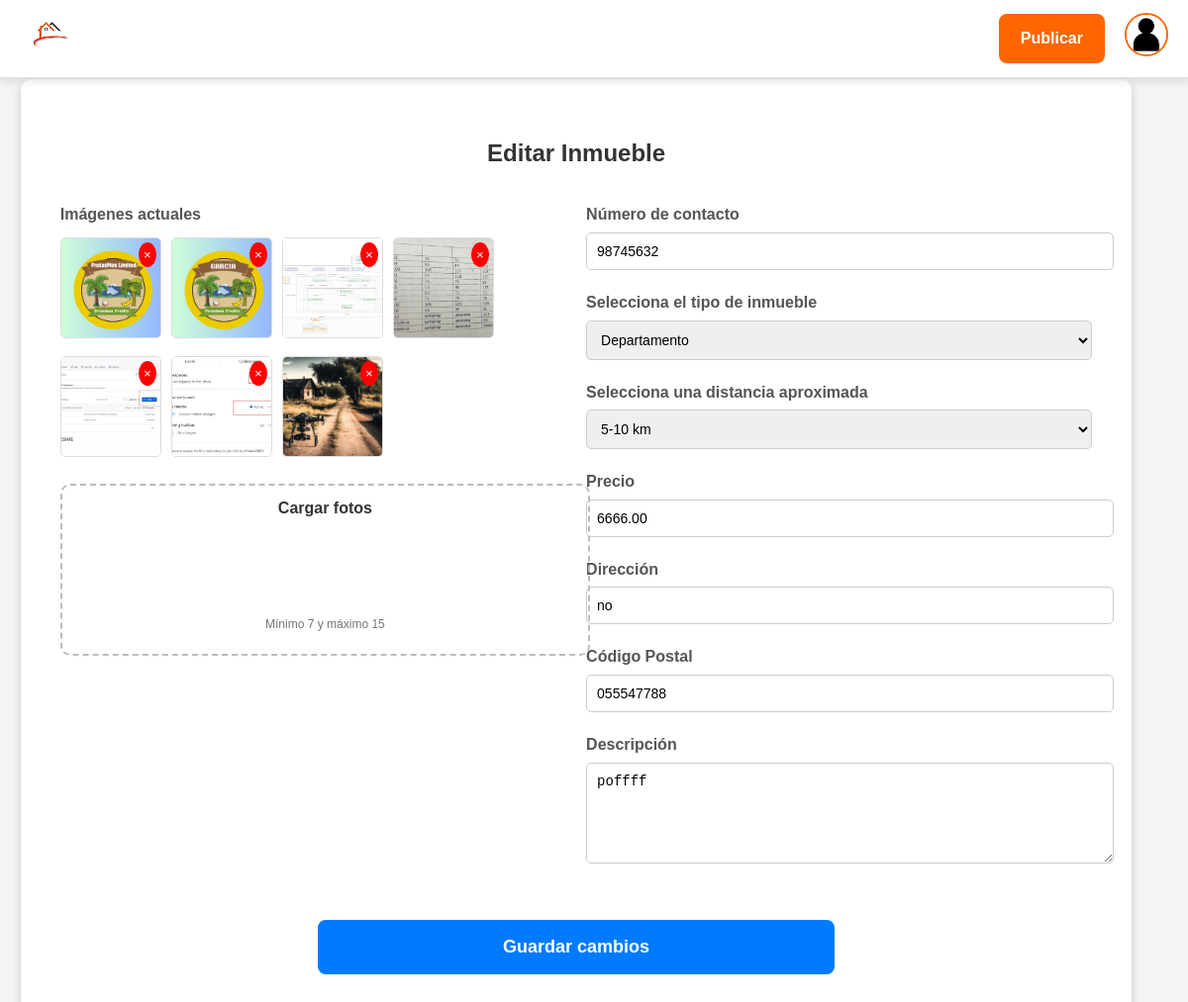
Screenshot of /editar-inmueble/13/ (signed in) with the database file from the repository.
### listings/models.py (models this page shows, shortened)
class ImagenInmueble(models.Model):
    inmueble = models.ForeignKey(Inmueble, related_name='imagenes', on_delete=models.CASCADE)
    imagen = models.ImageField(upload_to='inmuebles/imagenes/')

class Inmueble(models.Model):
    TIPOS_INMUEBLE = [
        ('Departamento', 'Departamento'),
        ('Casa', 'Casa'),
        ('Cuarto', 'Cuarto'),
    ]
    DISTANCIAS = [
        ('0-5 km', '0-5 km'),
        ('5-10 km', '5-10 km'),
        ('10-15 km', '10-15 km'),
    ]
    usuario = models.ForeignKey(User, on_delete=models.CASCADE, related_name='inmuebles')
    tipo_inmueble = models.CharField(max_length=50, choices=TIPOS_INMUEBLE)
    distancia = models.CharField(max_length=50, choices=DISTANCIAS)
    direccion = models.CharField(max_length=255)
    codigo_postal = models.CharField(max_length=10)
    descripcion = models.TextField()
    precio = models.DecimalField(max_digits=10, decimal_places=2)
    numero_contacto = models.CharField(max_length=15)
    calificacion = models.DecimalField(max_digits=3, decimal_places=2, null=True, blank=True)
    arrendador = models.ForeignKey(User, on_delete=models.SET_NULL, null=True, blank=True, related_name="arrendados")
    arrendatario = models.ForeignKey(User, on_delete=models.SET_NULL, null=True, blank=True, related_name="alquileres")
    usuario = models.ForeignKey(settings.AUTH_USER_MODEL, on_delete=models.CASCADE)

### listings/views.py (the view)
# urls.py: path('editar-inmueble/<int:inmueble_id>/', views.editar_inmueble, name='editar_inmueble'),
@login_required
def editar_inmueble(request, inmueble_id):
    inmueble = get_object_or_404(Inmueble, id=inmueble_id)
    if request.user != inmueble.usuario:
        return redirect('mis_inmuebles')
    if request.method == 'POST':
        inmueble_form = InmuebleForm(request.POST, instance=inmueble, files=request.FILES)
        if inmueble_form.is_valid():
            inmueble_form.save()
            imagenes = request.FILES.getlist('imagenes')
            for imagen in imagenes:
                ImagenInmueble.objects.create(inmueble=inmueble, imagen=imagen)
            return redirect('mis_inmuebles')
    else:
        inmueble_form = InmuebleForm(instance=inmueble)
    return render(request, 'editar_inmueble.html', {
        'inmueble_form': inmueble_form,
        'inmueble': inmueble
    })

### listings/forms.py
class InmuebleForm(forms.ModelForm):
    class Meta:
        model = Inmueble
        fields = ['tipo_inmueble', 'distancia', 'direccion', 'codigo_postal', 'descripcion', 'precio', 'numero_contacto']
        widgets = {
            'tipo_inmueble': forms.Select(attrs={'class': 'form-control'}),
            'distancia': forms.Select(attrs={'class': 'form-control'}),
            'direccion': forms.TextInput(attrs={'class': 'form-control'}),
            'codigo_postal': forms.TextInput(attrs={'class': 'form-control'}),
            'descripcion': forms.Textarea(attrs={'class': 'form-control'}),
            'precio': forms.NumberInput(attrs={'class': 'form-control'}),
            'numero_contacto': forms.TextInput(attrs={'class': 'form-control'}),
        }

### listings/templates/editar_inmueble.html (shortened to what this page needs)
{% extends 'base.html' %}
{% load static %}
{% block extra_css %}
<link rel="stylesheet" href="{% static 'css/editar_inmueble.css' %}">
{% endblock %}
{% block content %}
<div class="editar-inmueble-container">
    <h1>Editar Inmueble</h1>
    <form method="post" enctype="multipart/form-data" id="edit-inmueble-form">
        <div class="form-section">
            <div class="left-column">
                <div class="form-group">
                    <label for="imagenes">Imágenes actuales</label>
                    <div class="image-preview" id="current-image-preview">
                        {% for imagen in inmueble.imagenes.all %}
                            <div class="image-preview-item" id="imagen-{{ imagen.id }}">
                                <img src="{{ imagen.imagen.url }}" alt="Imagen del inmueble">
                                <button type="button" class="remove-image" onclick="removeImage({{ imagen.id }})">&times;</button>
                            </div>
                        {% endfor %}
                    </div>
                </div>
                <div class="form-group">
                    <div class="form-control-file">
                    </div>
                </div>
            </div>
            <div class="right-column">
                <div class="form-group">
                    <label for="numero_contacto">Número de contacto</label>
                    <input type="text" name="numero_contacto" class="form-control" value="{{ inmueble.numero_contacto }}" required>
                </div>
                <div class="form-group">
                    <label for="tipo_inmueble">Selecciona el tipo de inmueble</label>
                    <select name="tipo_inmueble" class="form-control" required>
                        <option value="Departamento" {% if inmueble.tipo_inmueble == 'Departamento' %}selected{% endif %}>Departamento</option>
                    </select>
                </div>
                <div class="form-group">
                    <label for="distancia">Selecciona una distancia aproximada</label>
                    <select name="distancia" class="form-control" required>
                        <option value="5-10 km" {% if inmueble.distancia == '5-10 km' %}selected{% endif %}>5-10 km</option>
                    </select>
                </div>
                <div class="form-group">
                    <label for="precio">Precio</label>
                    <input type="number" name="precio" class="form-control" placeholder="MXN" value="{{ inmueble.precio }}" required>
                </div>
                <div class="form-group">
                    <label for="direccion">Dirección</label>
                    <input type="text" name="direccion" class="form-control" placeholder="Calle, Colonia, No" value="{{ inmueble.direccion }}" required>
                </div>
                <div class="form-group">
                    <label for="codigo_postal">Código Postal</label>
                    <input type="text" name="codigo_postal" class="form-control" value="{{ inmueble.codigo_postal }}" required>
                </div>
                <div class="form-group">
                    <label for="descripcion">Descripción</label>
                    <textarea name="descripcion" class="form-control" rows="5" required>{{ inmueble.descripcion }}</textarea>
                </div>
            </div>
        </div>
        <div class="submit-button">
            <button type="submit">Guardar cambios</button>
        </div>
    </form>
</div>
{% endblock %}

### static/css/styles.css (style rules this page uses)
body { font-family: 'Arial', sans-serif; margin: 0; padding: 0; background-color: #f4f4f4; color: #333; line-height: 1.6; box-sizing: border-box; padding-top: 80px; }

### static/css/editar_inmueble.css (style rules this page uses)
body { font-family: Arial, sans-serif; margin: 0; padding: 0; background-color: #f4f4f4; display: flex; justify-content: center; align-items: center; min-height: 100vh; }
.editar-inmueble-container { max-width: 1100px; width: 90%; background: #fff; padding: 40px; box-shadow: 0 4px 8px rgba(0, 0, 0, 0.2); border-radius: 10px; }
h1 { text-align: center; font-size: 24px; color: #333; margin-bottom: 30px; }
.form-section { display: flex; gap: 20px; }
.left-column, .right-column { flex: 1; }
.form-group { margin-bottom: 20px; }
.form-group label { display: block; font-weight: bold; margin-bottom: 5px; color: #555; }
.form-control, .form-control-file { width: 100%; padding: 10px; font-size: 14px; border: 1px solid #ccc; border-radius: 5px; }
.form-control-file { height: 150px; border: 2px dashed #bbb; text-align: center; font-size: 16px; color: #555; display: flex; align-items: center; justify-content: center; position: relative; border-radius: 10px; }
.form-control-file::before { content: "Cargar fotos"; font-weight: bold; color: #333; position: absolute; top: 10px; font-size: 16px; }
.form-control-file::after { content: "Mínimo 7 y máximo 15"; color: #777; position: absolute; bottom: 20px; font-size: 12px; }
.image-preview { display: flex; gap: 10px; flex-wrap: wrap; margin-top: 10px; }
.image-preview img { width: 100px; height: 100px; object-fit: cover; border: 1px solid #ddd; border-radius: 5px; }
.image-preview-item { position: relative; }
.remove-image { position: absolute; top: 5px; right: 5px; background: #ff0000; color: #fff; border: none; cursor: pointer; padding: 5px; border-radius: 50%; }
.submit-button { text-align: center; margin-top: 30px; }
.submit-button button { background-color: #007bff; color: #fff; padding: 15px 30px; font-size: 18px; font-weight: bold; border: 2px solid #007bff; border-radius: 8px; cursor: pointer; width: 50%; transition: all 0.3s; }

### rows the page displays
ImagenInmueble: imagen (picture)
ImagenInmueble: imagen (picture)
ImagenInmueble: imagen (picture)
ImagenInmueble: imagen (picture)
ImagenInmueble: imagen (picture)
ImagenInmueble: imagen (picture)
ImagenInmueble: imagen (picture)
Inmueble: numero_contacto "98745632", tipo_inmueble "Departamento", distancia "5-10 km", precio "6666.00", direccion "no", codigo_postal "055547788", descripcion "poffff"
